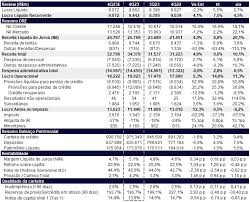
#> input picture 03-multimodalidade/data/balanco_teste.png, 250 x 202 px
$ python vision_pro_crop.py
#> lines starting #> are read from the running program, lines starting #| are printed output that depends on the picture
from PIL import Image
import ollama
import os

def focar_e_analisar(caminho_original):
#> called with caminho_original = './data/balanco_teste.png'
    img = Image.open(caminho_original)
#> img is the input picture: PIL image 250x202 RGB; mean R, G, B 205.3, 205.3, 209.5

    # Vamos recortar apenas o topo da tabela (onde estão os indicadores)
    # Valores aproximados para um print de DRE (Esquerda, Topo, Direita, Fundo)
    largura, altura = img.size
#> largura = 250; altura = 202
    area_foco = (0, 0, largura, altura // 2) # Pega a metade superior
#> area_foco = (0, 0, 250, 101)

    img_recortada = img.crop(area_foco)
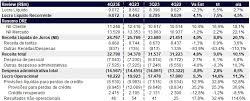
#> img_recortada: PIL image 250x101 RGB; mean R, G, B 209.3, 209.3, 212.6
    caminho_crop = "./data/foco_financeiro.png"
    img_recortada.save(caminho_crop)

    print("✂️ Imagem recortada para melhorar a resolução...")

    prompt = """
    Analise a tabela 'Demonstração do Resultado' com foco total na coluna '2T24'.
    Siga as linhas horizontalmente com precisão:

    1. Localize a linha 'Margem Financeira Bruta' -> O valor no 2T24 deve ser 25.549.
    2. Localize a linha 'Lucro Líquido' (quase no fim da tabela) -> O valor no 2T24 deve ser 8.965.

    Retorne este JSON:
    {
        "lucro_liquido": 8965,
        "margem_financeira_bruta": 25549,
        "unidade": "R$ milhões"
    }
    """

#> (the run stopped early here; a loop or call above may not have finished)
